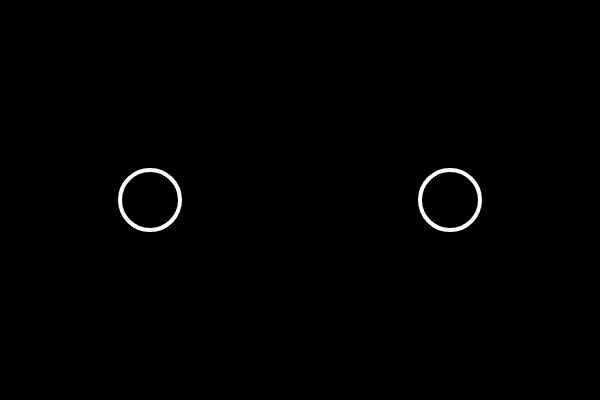
Frame 1 (no input)
Frame 60 (no input): identical to frame 1, image omitted
Frame 120 (the mouse pressed at the canvas centre since frame 60): identical to frame 1, image omitted

The p5.js sketch that drew this single still picture (run headless with seeded random() and noise() and a simulated clock; from frame 60 on, the mouse is pressed at the canvas centre):

// p5.js sketch
// ── sketch.js
let bubbles = [];
var a = 0
var b = 0


function setup() {
  createCanvas(600, 400);
  var positions = [height/2, width/4,     height/2, (3*width)/4];
  for (let i = 0; i < 2; i++) {
    let x = positions[2*i + 1];
    let y = positions[2*i];
    let r = 30;
    let b = new Bubble(x, y, r);
    bubbles.push(b);
  }
}

function mousePressed() {
  for (let i = 0; i < bubbles.length; i++) {
    bubbles[i].clicked(mouseX, mouseY);
  }
}
function mouseReleased() {
  for (let i = 0; i < bubbles.length; i++) {
    bubbles[i].unclicked(mouseX, mouseY);
  }
}


function draw() {
  background(0);
  for (let i = 0; i < bubbles.length; i++) {
    bubbles[i].show();
  }
}

class Bubble {
  constructor(x, y, r) {
    this.x = x;
    this.y = y;
    this.r = r;
    this.brightness = 0;
  }

  clicked(px, py) {
    let d = dist(px, py, this.x, this.y);
    if (d < this.r) {
      this.brightness = 255;
    }
  }

  unclicked(px, py) {
    let d = dist(px, py, this.x, this.y);
    if (d < this.r) {
      this.brightness = 0;
    }
  }


  show() {
    stroke(255);
    strokeWeight(4);
    fill(this.brightness, 125);
    ellipse(this.x, this.y, this.r * 2);
  }
}
